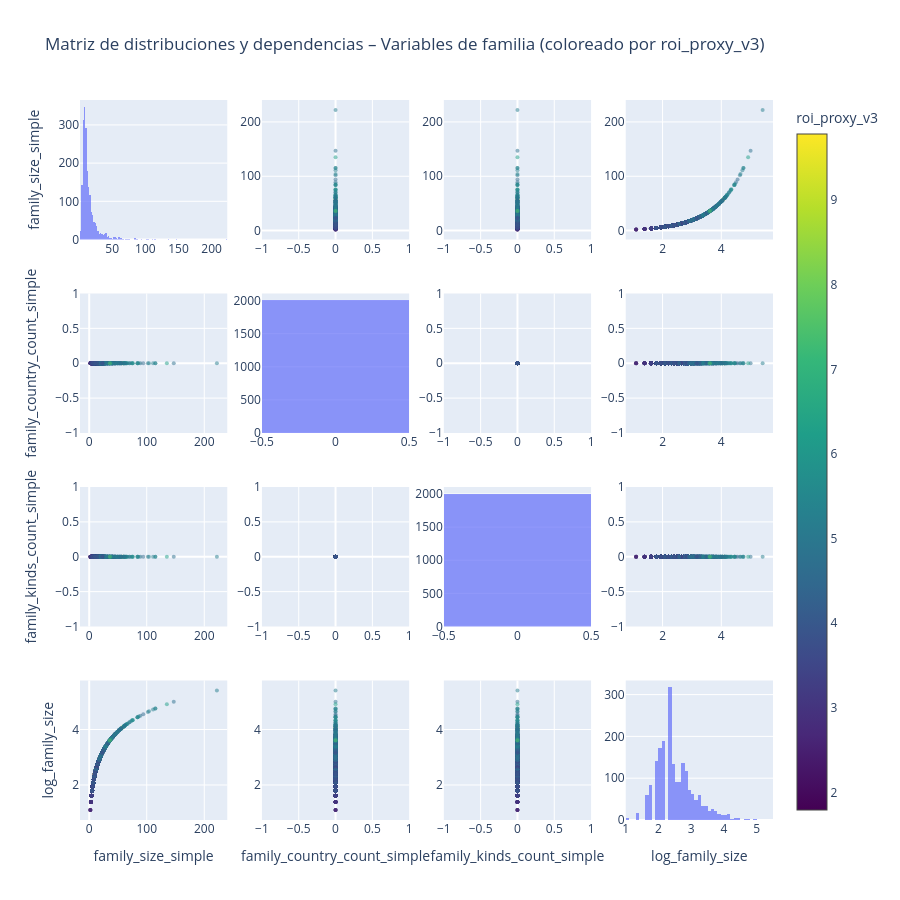

The cell this chart's notebook holds for it:
### Markdown cell above
## Variables de Familia de patentes y estrategia internacional

La familia de patentes constituye una dimensión clave para aproximar la **estrategia internacional y el esfuerzo de protección** asociado a una invención. A diferencia de las variables puramente tecnológicas, las variables de familia reflejan decisiones estratégicas del solicitante relativas a la extensión geográfica, el alcance jurídico y la expectativa de explotación económica de la patente.

En términos generales, una familia de mayor tamaño y con presencia en múltiples jurisdicciones suele implicar:
- un mayor coste económico de tramitación y mantenimiento,
- una expectativa de mercado más amplia,
- y una mayor relevancia estratégica de la invención.

Por este motivo, las variables de familia se consideran proxies indirectos del valor percibido de la patente por parte del solicitante.

---

### Variables de familia disponibles

El conjunto de datos incluye las siguientes variables relacionadas con la familia de patentes:

- `family_size_simple`: número total de documentos que componen la familia.
- `family_country_count_simple`: número de países distintos en los que se ha extendido la protección.
- `family_kinds_count_simple`: número de tipos de documento (kinds) dentro de la familia.

Estas variables capturan distintos aspectos de la estrategia internacional:

- `family_size_simple` refleja la **intensidad global de protección**.
- `family_country_count_simple` mide explícitamente el **alcance geográfico**.
- `family_kinds_count_simple` aproxima la **complejidad procedimental y jurídica** de la familia.

### Code cell
cols_family = [
    "family_size_simple",
    "family_country_count_simple",
    "family_kinds_count_simple",
    "log_family_size",
]

df = df_tablon[cols_family + ["roi_proxy_v3"]].dropna()
n = len(cols_family)

fig = make_subplots(
    rows=n,
    cols=n,
    shared_xaxes=False,
    shared_yaxes=False
)

for i, y in enumerate(cols_family):
    for j, x in enumerate(cols_family):

        # Diagonal: histogramas
        if i == j:
            fig.add_trace(
                go.Histogram(
                    x=df[x],
                    marker=dict(color="rgba(99,110,250,0.7)"),
                    showlegend=False
                ),
                row=i+1, col=j+1
            )

        # Fuera de diagonal: scatter con colormap ROI
        else:
            fig.add_trace(
                go.Scatter(
                    x=df[x],
                    y=df[y],
                    mode="markers",
                    marker=dict(
                        color=df["roi_proxy_v3"],
                        colorscale="Viridis",
                        size=4,
                        opacity=0.5,
                        showscale=(i == 0 and j == n - 1),
                        colorbar=dict(title="roi_proxy_v3")
                    ),
                    showlegend=False
                ),
                row=i+1, col=j+1
            )

# Etiquetas de ejes
for i, col in enumerate(cols_family):
    fig.update_yaxes(title_text=col, row=i+1, col=1)
    fig.update_xaxes(title_text=col, row=n, col=i+1)

fig.update_layout(
    height=900,
    width=900,
    title="Matriz de distribuciones y dependencias – Variables de familia (coloreado por roi_proxy_v3)"
)

fig.show()

### Figure 1 — Plotly figure (JSON) as saved in the notebook; plotly's stock layout.template omitted (floating-point values rounded to 4 significant figures; data arrays with more than 128 entries replaced by an {"elided": "..."} marker saying what was removed)
{"data": [{"marker": {"color": "rgba(99,110,250,0.7)"}, "showlegend": false, "type": "histogram", "x": {"elided": "2000 int values"}, "xaxis": "x", "yaxis": "y"}, {"marker": {"color": {"elided": "2000 float values"}, "colorbar": {"title": {"text": "roi_proxy_v3"}}, "colorscale": [[0, "#440154"], [0.1111, "#482878"], [0.2222, "#3e4989"], [0.3333, "#31688e"], [0.4444, "#26828e"], [0.5556, "#1f9e89"], [0.6667, "#35b779"], [0.7778, "#6ece58"], [0.8889, "#b5de2b"], [1, "#fde725"]], "opacity": 0.5, "showscale": false, "size": 4}, "mode": "markers", "showlegend": false, "type": "scatter", "x": {"elided": "2000 int values"}, "xaxis": "x2", "y": {"elided": "2000 int values"}, "yaxis": "y2"}, {"marker": {"color": {"elided": "2000 float values"}, "colorbar": {"title": {"text": "roi_proxy_v3"}}, "colorscale": [[0, "#440154"], [0.1111, "#482878"], [0.2222, "#3e4989"], [0.3333, "#31688e"], [0.4444, "#26828e"], [0.5556, "#1f9e89"], [0.6667, "#35b779"], [0.7778, "#6ece58"], [0.8889, "#b5de2b"], [1, "#fde725"]], "opacity": 0.5, "showscale": false, "size": 4}, "mode": "markers", "showlegend": false, "type": "scatter", "x": {"elided": "2000 int values"}, "xaxis": "x3", "y": {"elided": "2000 int values"}, "yaxis": "y3"}, {"marker": {"color": {"elided": "2000 float values"}, "colorbar": {"title": {"text": "roi_proxy_v3"}}, "colorscale": [[0, "#440154"], [0.1111, "#482878"], [0.2222, "#3e4989"], [0.3333, "#31688e"], [0.4444, "#26828e"], [0.5556, "#1f9e89"], [0.6667, "#35b779"], [0.7778, "#6ece58"], [0.8889, "#b5de2b"], [1, "#fde725"]], "opacity": 0.5, "showscale": true, "size": 4}, "mode": "markers", "showlegend": false, "type": "scatter", "x": {"elided": "2000 float values"}, "xaxis": "x4", "y": {"elided": "2000 int values"}, "yaxis": "y4"}, {"marker": {"color": {"elided": "2000 float values"}, "colorbar": {"title": {"text": "roi_proxy_v3"}}, "colorscale": [[0, "#440154"], [0.1111, "#482878"], [0.2222, "#3e4989"], [0.3333, "#31688e"], [0.4444, "#26828e"], [0.5556, "#1f9e89"], [0.6667, "#35b779"], [0.7778, "#6ece58"], [0.8889, "#b5de2b"], [1, "#fde725"]], "opacity": 0.5, "showscale": false, "size": 4}, "mode": "markers", "showlegend": false, "type": "scatter", "x": {"elided": "2000 int values"}, "xaxis": "x5", "y": {"elided": "2000 int values"}, "yaxis": "y5"}, {"marker": {"color": "rgba(99,110,250,0.7)"}, "showlegend": false, "type": "histogram", "x": {"elided": "2000 int values"}, "xaxis": "x6", "yaxis": "y6"}, {"marker": {"color": {"elided": "2000 float values"}, "colorbar": {"title": {"text": "roi_proxy_v3"}}, "colorscale": [[0, "#440154"], [0.1111, "#482878"], [0.2222, "#3e4989"], [0.3333, "#31688e"], [0.4444, "#26828e"], [0.5556, "#1f9e89"], [0.6667, "#35b779"], [0.7778, "#6ece58"], [0.8889, "#b5de2b"], [1, "#fde725"]], "opacity": 0.5, "showscale": false, "size": 4}, "mode": "markers", "showlegend": false, "type": "scatter", "x": {"elided": "2000 int values"}, "xaxis": "x7", "y": {"elided": "2000 int values"}, "yaxis": "y7"}, {"marker": {"color": {"elided": "2000 float values"}, "colorbar": {"title": {"text": "roi_proxy_v3"}}, "colorscale": [[0, "#440154"], [0.1111, "#482878"], [0.2222, "#3e4989"], [0.3333, "#31688e"], [0.4444, "#26828e"], [0.5556, "#1f9e89"], [0.6667, "#35b779"], [0.7778, "#6ece58"], [0.8889, "#b5de2b"], [1, "#fde725"]], "opacity": 0.5, "showscale": false, "size": 4}, "mode": "markers", "showlegend": false, "type": "scatter", "x": {"elided": "2000 float values"}, "xaxis": "x8", "y": {"elided": "2000 int values"}, "yaxis": "y8"}, {"marker": {"color": {"elided": "2000 float values"}, "colorbar": {"title": {"text": "roi_proxy_v3"}}, "colorscale": [[0, "#440154"], [0.1111, "#482878"], [0.2222, "#3e4989"], [0.3333, "#31688e"], [0.4444, "#26828e"], [0.5556, "#1f9e89"], [0.6667, "#35b779"], [0.7778, "#6ece58"], [0.8889, "#b5de2b"], [1, "#fde725"]], "opacity": 0.5, "showscale": false, "size": 4}, "mode": "markers", "showlegend": false, "type": "scatter", "x": {"elided": "2000 int values"}, "xaxis": "x9", "y": {"elided": "2000 int values"}, "yaxis": "y9"}, {"marker": {"color": {"elided": "2000 float values"}, "colorbar": {"title": {"text": "roi_proxy_v3"}}, "colorscale": [[0, "#440154"], [0.1111, "#482878"], [0.2222, "#3e4989"], [0.3333, "#31688e"], [0.4444, "#26828e"], [0.5556, "#1f9e89"], [0.6667, "#35b779"], [0.7778, "#6ece58"], [0.8889, "#b5de2b"], [1, "#fde725"]], "opacity": 0.5, "showscale": false, "size": 4}, "mode": "markers", "showlegend": false, "type": "scatter", "x": {"elided": "2000 int values"}, "xaxis": "x10", "y": {"elided": "2000 int values"}, "yaxis": "y10"}, {"marker": {"color": "rgba(99,110,250,0.7)"}, "showlegend": false, "type": "histogram", "x": {"elided": "2000 int values"}, "xaxis": "x11", "yaxis": "y11"}, {"marker": {"color": {"elided": "2000 float values"}, "colorbar": {"title": {"text": "roi_proxy_v3"}}, "colorscale": [[0, "#440154"], [0.1111, "#482878"], [0.2222, "#3e4989"], [0.3333, "#31688e"], [0.4444, "#26828e"], [0.5556, "#1f9e89"], [0.6667, "#35b779"], [0.7778, "#6ece58"], [0.8889, "#b5de2b"], [1, "#fde725"]], "opacity": 0.5, "showscale": false, "size": 4}, "mode": "markers", "showlegend": false, "type": "scatter", "x": {"elided": "2000 float values"}, "xaxis": "x12", "y": {"elided": "2000 int values"}, "yaxis": "y12"}, {"marker": {"color": {"elided": "2000 float values"}, "colorbar": {"title": {"text": "roi_proxy_v3"}}, "colorscale": [[0, "#440154"], [0.1111, "#482878"], [0.2222, "#3e4989"], [0.3333, "#31688e"], [0.4444, "#26828e"], [0.5556, "#1f9e89"], [0.6667, "#35b779"], [0.7778, "#6ece58"], [0.8889, "#b5de2b"], [1, "#fde725"]], "opacity": 0.5, "showscale": false, "size": 4}, "mode": "markers", "showlegend": false, "type": "scatter", "x": {"elided": "2000 int values"}, "xaxis": "x13", "y": {"elided": "2000 float values"}, "yaxis": "y13"}, {"marker": {"color": {"elided": "2000 float values"}, "colorbar": {"title": {"text": "roi_proxy_v3"}}, "colorscale": [[0, "#440154"], [0.1111, "#482878"], [0.2222, "#3e4989"], [0.3333, "#31688e"], [0.4444, "#26828e"], [0.5556, "#1f9e89"], [0.6667, "#35b779"], [0.7778, "#6ece58"], [0.8889, "#b5de2b"], [1, "#fde725"]], "opacity": 0.5, "showscale": false, "size": 4}, "mode": "markers", "showlegend": false, "type": "scatter", "x": {"elided": "2000 int values"}, "xaxis": "x14", "y": {"elided": "2000 float values"}, "yaxis": "y14"}, {"marker": {"color": {"elided": "2000 float values"}, "colorbar": {"title": {"text": "roi_proxy_v3"}}, "colorscale": [[0, "#440154"], [0.1111, "#482878"], [0.2222, "#3e4989"], [0.3333, "#31688e"], [0.4444, "#26828e"], [0.5556, "#1f9e89"], [0.6667, "#35b779"], [0.7778, "#6ece58"], [0.8889, "#b5de2b"], [1, "#fde725"]], "opacity": 0.5, "showscale": false, "size": 4}, "mode": "markers", "showlegend": false, "type": "scatter", "x": {"elided": "2000 int values"}, "xaxis": "x15", "y": {"elided": "2000 float values"}, "yaxis": "y15"}, {"marker": {"color": "rgba(99,110,250,0.7)"}, "showlegend": false, "type": "histogram", "x": {"elided": "2000 float values"}, "xaxis": "x16", "yaxis": "y16"}], "layout": {"height": 900, "title": {"text": "Matriz de distribuciones y dependencias – Variables de familia (coloreado por roi_proxy_v3)"}, "width": 900, "xaxis": {"anchor": "y", "domain": [0, 0.2125]}, "xaxis10": {"anchor": "y10", "domain": [0.2625, 0.475]}, "xaxis11": {"anchor": "y11", "domain": [0.525, 0.7375]}, "xaxis12": {"anchor": "y12", "domain": [0.7875, 1]}, "xaxis13": {"anchor": "y13", "domain": [0, 0.2125], "title": {"text": "family_size_simple"}}, "xaxis14": {"anchor": "y14", "domain": [0.2625, 0.475], "title": {"text": "family_country_count_simple"}}, "xaxis15": {"anchor": "y15", "domain": [0.525, 0.7375], "title": {"text": "family_kinds_count_simple"}}, "xaxis16": {"anchor": "y16", "domain": [0.7875, 1], "title": {"text": "log_family_size"}}, "xaxis2": {"anchor": "y2", "domain": [0.2625, 0.475]}, "xaxis3": {"anchor": "y3", "domain": [0.525, 0.7375]}, "xaxis4": {"anchor": "y4", "domain": [0.7875, 1]}, "xaxis5": {"anchor": "y5", "domain": [0, 0.2125]}, "xaxis6": {"anchor": "y6", "domain": [0.2625, 0.475]}, "xaxis7": {"anchor": "y7", "domain": [0.525, 0.7375]}, "xaxis8": {"anchor": "y8", "domain": [0.7875, 1]}, "xaxis9": {"anchor": "y9", "domain": [0, 0.2125]}, "yaxis": {"anchor": "x", "domain": [0.8063, 1], "title": {"text": "family_size_simple"}}, "yaxis10": {"anchor": "x10", "domain": [0.2687, 0.4625]}, "yaxis11": {"anchor": "x11", "domain": [0.2687, 0.4625]}, "yaxis12": {"anchor": "x12", "domain": [0.2687, 0.4625]}, "yaxis13": {"anchor": "x13", "domain": [0, 0.1938], "title": {"text": "log_family_size"}}, "yaxis14": {"anchor": "x14", "domain": [0, 0.1938]}, "yaxis15": {"anchor": "x15", "domain": [0, 0.1938]}, "yaxis16": {"anchor": "x16", "domain": [0, 0.1938]}, "yaxis2": {"anchor": "x2", "domain": [0.8063, 1]}, "yaxis3": {"anchor": "x3", "domain": [0.8063, 1]}, "yaxis4": {"anchor": "x4", "domain": [0.8063, 1]}, "yaxis5": {"anchor": "x5", "domain": [0.5375, 0.7312], "title": {"text": "family_country_count_simple"}}, "yaxis6": {"anchor": "x6", "domain": [0.5375, 0.7312]}, "yaxis7": {"anchor": "x7", "domain": [0.5375, 0.7312]}, "yaxis8": {"anchor": "x8", "domain": [0.5375, 0.7312]}, "yaxis9": {"anchor": "x9", "domain": [0.2687, 0.4625], "title": {"text": "family_kinds_count_simple"}}}}
